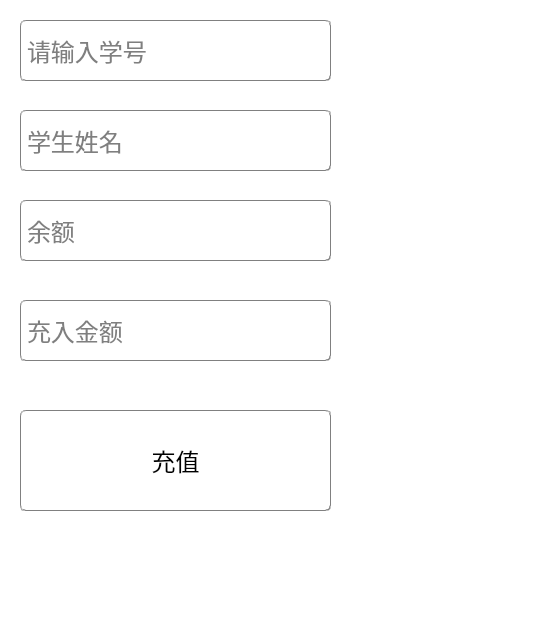
<?xml version="1.0" encoding="UTF-8"?>
<ui version="4.0">
 <class>deposit</class>
 <widget class="QDialog" name="deposit">
  <property name="geometry">
   <rect>
    <x>0</x>
    <y>0</y>
    <width>560</width>
    <height>640</height>
   </rect>
  </property>
  <property name="minimumSize">
   <size>
    <width>560</width>
    <height>640</height>
   </size>
  </property>
  <property name="maximumSize">
   <size>
    <width>560</width>
    <height>640</height>
   </size>
  </property>
  <property name="windowTitle">
   <string>校园卡充值</string>
  </property>
  <property name="styleSheet">
   <string notr="true">#deposit{
background-color: rgb(255, 255, 255);
border-image: url(:/image/image/backpage_common.png);
}</string>
  </property>
  <widget class="QLineEdit" name="line_stu_id">
   <property name="geometry">
    <rect>
     <x>20</x>
     <y>20</y>
     <width>311</width>
     <height>61</height>
    </rect>
   </property>
   <property name="font">
    <font>
     <family>等距更纱黑体 SC</family>
     <pointsize>18</pointsize>
    </font>
   </property>
   <property name="focusPolicy">
    <enum>Qt::StrongFocus</enum>
   </property>
   <property name="styleSheet">
    <string notr="true">border:1px groove gray;
border-radius:5px;
padding:2px 4px;
background-color: rgba(255,255,255,255);</string>
   </property>
   <property name="maxLength">
    <number>10</number>
   </property>
   <property name="placeholderText">
    <string>请输入学号</string>
   </property>
   <property name="clearButtonEnabled">
    <bool>true</bool>
   </property>
  </widget>
  <widget class="QPushButton" name="button_ok">
   <property name="geometry">
    <rect>
     <x>20</x>
     <y>410</y>
     <width>311</width>
     <height>101</height>
    </rect>
   </property>
   <property name="font">
    <font>
     <family>等距更纱黑体 SC</family>
     <pointsize>18</pointsize>
    </font>
   </property>
   <property name="styleSheet">
    <string notr="true">QPushButton#button_ok{

border:1px groove gray;
border-radius:5px;
padding:2px 4px;

color: rgb(0, 0, 0);
background-color: rgba(255,255,255, 128);
}

QPushButton#button_ok:hover{
border:1px groove gray;
border-radius:5px;
padding:2px 4px;
color: rgb(0, 0, 0);
background-color: rgba(240,255,255,77);
}
 
QPushButton#button_ok:pressed{
border:1px groove gray;
border-radius:5px;
padding:2px 4px;
color: rgb(0, 0, 0);
background-color: rgba(225,255,255, 144);
padding-left:6px;
padding-top:6px;
}

QPushButton#button_ok:disabled{
border:1px groove gray;
border-radius:5px;
padding:2px 4px;
color: rgb(176,196,222);
background-color: rgba(255,255,255,255);
padding-left:6px;
padding-top:6px;
}</string>
   </property>
   <property name="text">
    <string>充值</string>
   </property>
  </widget>
  <widget class="QLineEdit" name="line_name">
   <property name="geometry">
    <rect>
     <x>20</x>
     <y>110</y>
     <width>311</width>
     <height>61</height>
    </rect>
   </property>
   <property name="font">
    <font>
     <family>等距更纱黑体 SC</family>
     <pointsize>18</pointsize>
    </font>
   </property>
   <property name="focusPolicy">
    <enum>Qt::StrongFocus</enum>
   </property>
   <property name="styleSheet">
    <string notr="true">border:1px groove gray;
border-radius:5px;
padding:2px 4px;
background-color: rgba(255,255,255,255);</string>
   </property>
   <property name="maxLength">
    <number>10</number>
   </property>
   <property name="placeholderText">
    <string>学生姓名</string>
   </property>
   <property name="clearButtonEnabled">
    <bool>true</bool>
   </property>
  </widget>
  <widget class="QLineEdit" name="line_count">
   <property name="geometry">
    <rect>
     <x>20</x>
     <y>300</y>
     <width>311</width>
     <height>61</height>
    </rect>
   </property>
   <property name="font">
    <font>
     <family>等距更纱黑体 SC</family>
     <pointsize>18</pointsize>
    </font>
   </property>
   <property name="focusPolicy">
    <enum>Qt::StrongFocus</enum>
   </property>
   <property name="styleSheet">
    <string notr="true">border:1px groove gray;
border-radius:5px;
padding:2px 4px;
background-color: rgba(255,255,255,255);</string>
   </property>
   <property name="maxLength">
    <number>3</number>
   </property>
   <property name="placeholderText">
    <string>充入金额</string>
   </property>
   <property name="clearButtonEnabled">
    <bool>true</bool>
   </property>
  </widget>
  <widget class="QLineEdit" name="line_balance">
   <property name="geometry">
    <rect>
     <x>20</x>
     <y>200</y>
     <width>311</width>
     <height>61</height>
    </rect>
   </property>
   <property name="font">
    <font>
     <family>等距更纱黑体 SC</family>
     <pointsize>18</pointsize>
    </font>
   </property>
   <property name="focusPolicy">
    <enum>Qt::StrongFocus</enum>
   </property>
   <property name="styleSheet">
    <string notr="true">border:1px groove gray;
border-radius:5px;
padding:2px 4px;
background-color: rgba(255,255,255,255);</string>
   </property>
   <property name="maxLength">
    <number>4</number>
   </property>
   <property name="readOnly">
    <bool>true</bool>
   </property>
   <property name="placeholderText">
    <string>余额</string>
   </property>
   <property name="clearButtonEnabled">
    <bool>false</bool>
   </property>
  </widget>
 </widget>
 <resources/>
 <connections/>
</ui>
